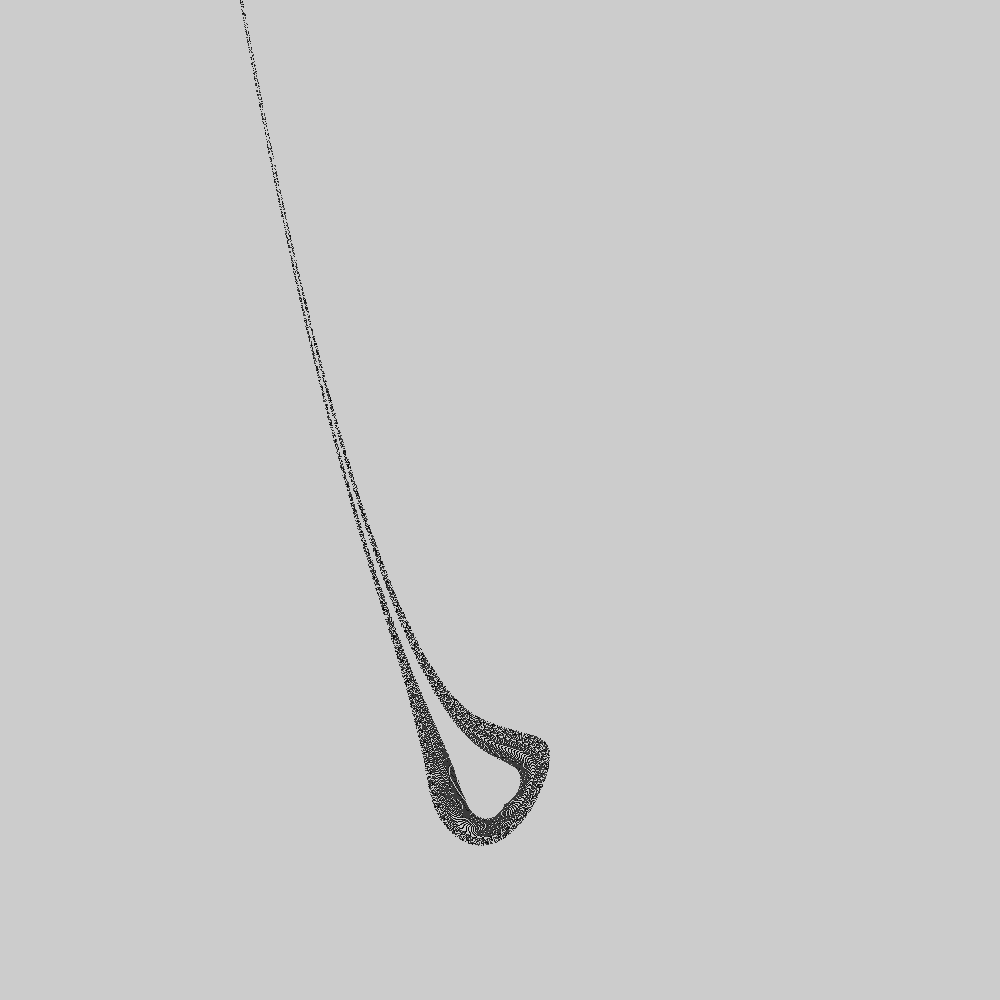
Frame 1 (no input)
Frame 60 (the mouse pressed at the canvas centre just before this capture): identical to frame 1, image omitted
Frame 120 (the mouse held since frame 60 and released just before this capture): identical to frame 1, image omitted

The Processing sketch that drew this single still picture (run headless with seeded random() and noise(); from frame 60 on, the mouse is pressed at the canvas centre):

// Processing sketch: StrangeAtrractor
// ── StrangeAtrractor.pde
import java.lang.Math;
import java.util.Arrays;

float a = 0.01;
float b = 1;
ArrayList<PVector> pointArray = new ArrayList();

void setup() {
  size(1000, 1000);
  for (int x = 0; x < 500; x++) {
    for (int y = 0; y < 500; y++) {
     // float x2 =map(1-a*y*y+b*x, 0.01, 2, 0, 1);
     // float y2 =map(y, 0.01, 2, 0, 1);
      pointArray.add(new PVector(x,y));
      point(x,y);
    }
  }
  for(int i = 0; i < 10; i++){
    print(i);
    drawMyMap((ArrayList<PVector>)pointArray.clone(), i);
  }
}

void drawMyMap(ArrayList<PVector> alP, int makeItBig){
  pointArray.clear();
  background(204);
  for(PVector vector : alP){
      //float x2 =map(1-a*vector.y*vector.y+b*vector.x, 0.01, 2, 0, 1);
     // float y2 =map(vector.y, 0.01, 2, 0, 1);
      pointArray.add(new PVector(vector.y,1-a*vector.y*vector.y+b*vector.x));
      point(vector.y+500,1-a*vector.y*vector.y+b*vector.x+800);
  }
}

void draw() {
}
